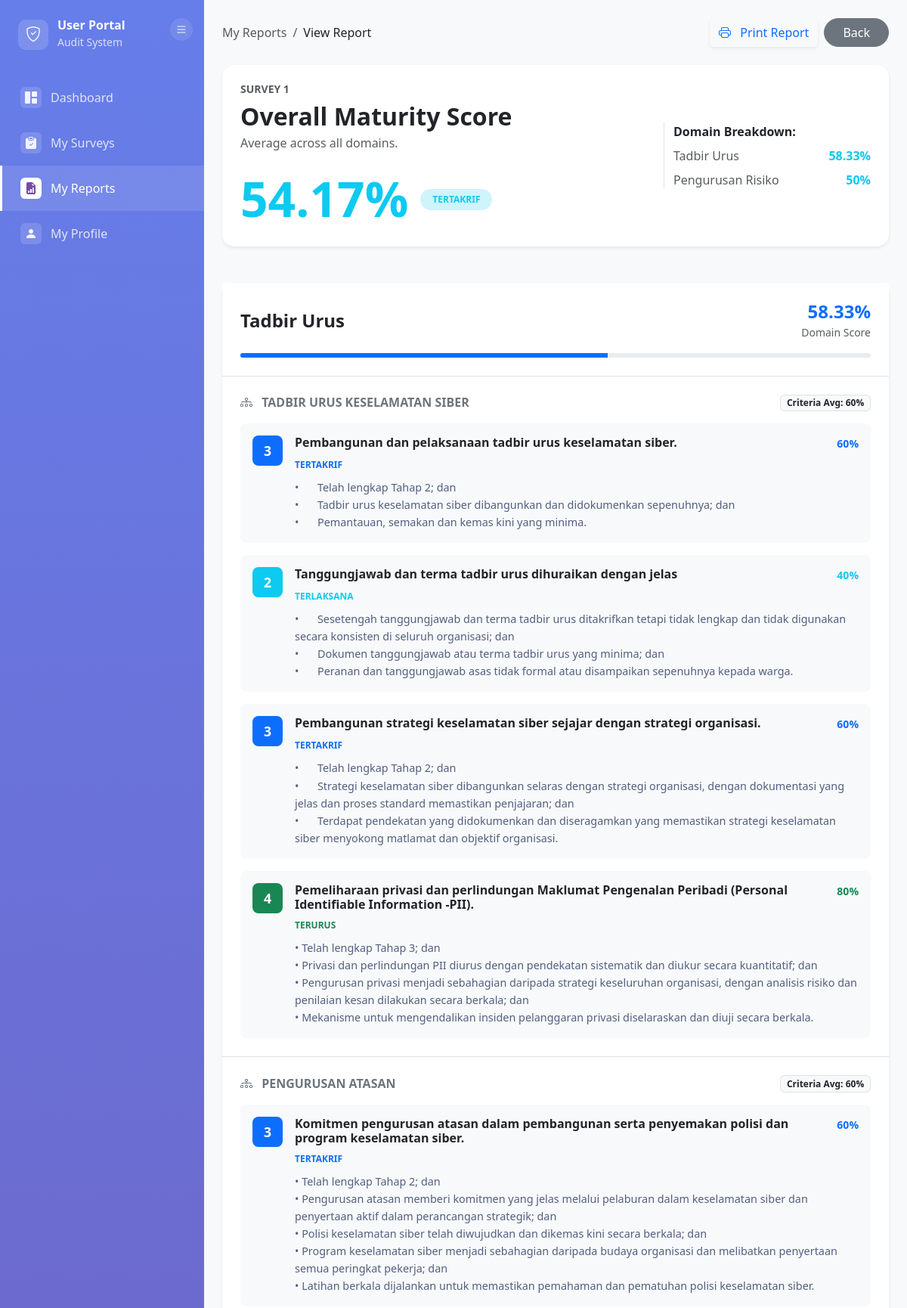
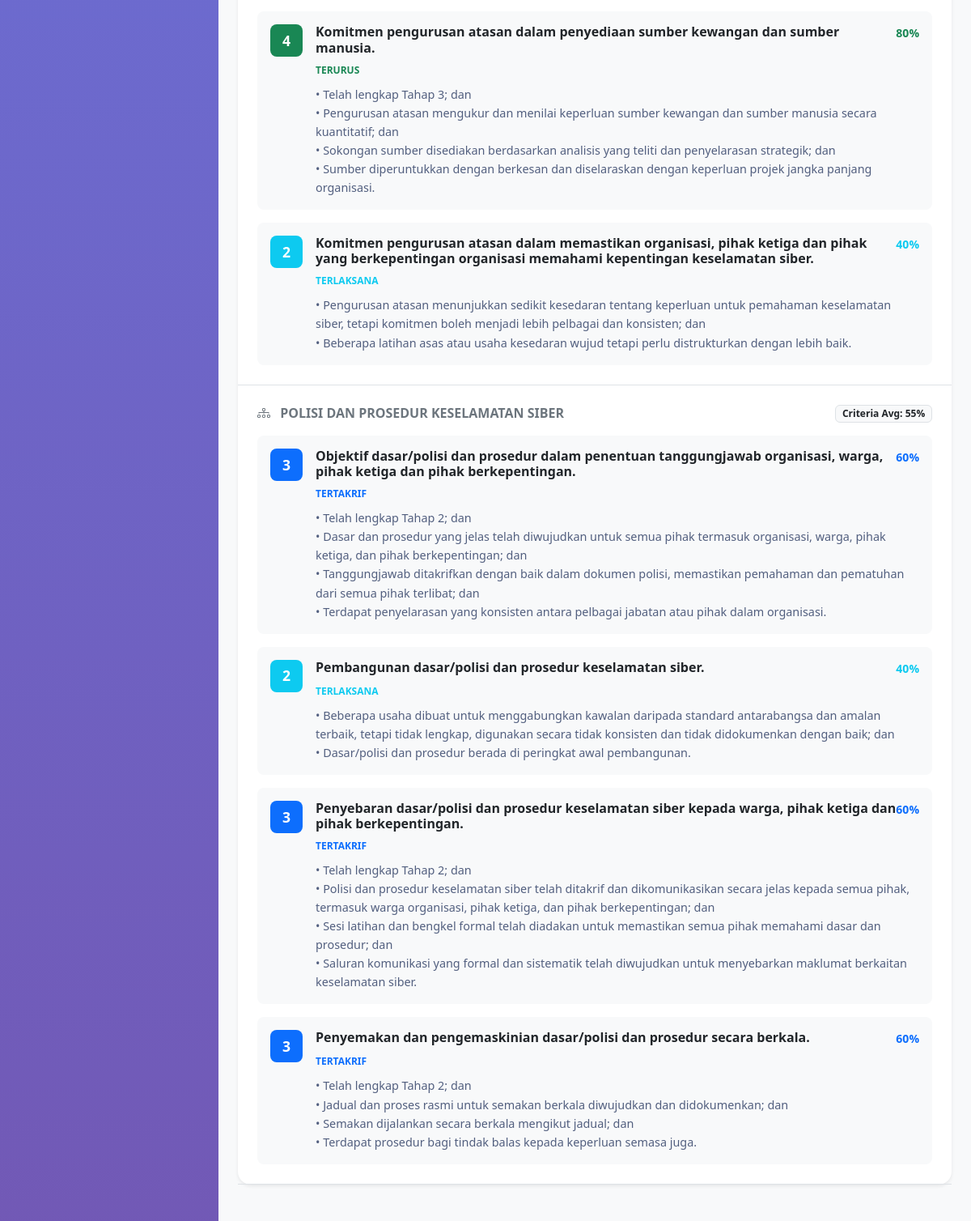
Page /modules/user/report/view.php?id=SV001 (signed in, upper part) on the committed database (2 pictures, top to bottom).
### tables this page shows
CREATE TABLE `user_survey` (
  `user_survey_ID` varchar(10) NOT NULL,
  `survey_ID` varchar(50) DEFAULT NULL,
  `user_ID` int(11) DEFAULT NULL,
  `status` enum('Pending','In progress','Completed','Expired') DEFAULT 'Pending'
);

CREATE TABLE `survey` (
  `survey_ID` varchar(50) NOT NULL,
  `survey_name` varchar(30) NOT NULL,
  `department` varchar(50) DEFAULT NULL,
  `start_date` datetime DEFAULT NULL,
  `end_date` datetime DEFAULT NULL,
  `status` varchar(100) DEFAULT NULL,
  `survey_description` varchar(500) DEFAULT NULL,
  `created_by` varchar(10) DEFAULT NULL,
  `created_at` datetime DEFAULT NULL,
  `updated_id` varchar(10) DEFAULT NULL,
  `updated_by` date DEFAULT NULL
);

CREATE TABLE `response` (
  `response_ID` varchar(10) NOT NULL,
  `element_ID` varchar(10) NOT NULL,
  `survey_ID` varchar(50) DEFAULT NULL,
  `se_ID` varchar(10) DEFAULT NULL,
  `user_ID` int(11) NOT NULL,
  `score` int(11) DEFAULT NULL,
  `input_at` date DEFAULT NULL,
  `updated_at` date DEFAULT NULL
);

CREATE TABLE `score` (
  `score_ID` varchar(10) NOT NULL,
  `score_level` int(11) DEFAULT NULL,
  `desc_level` varchar(50) DEFAULT NULL,
  `input_id` varchar(10) DEFAULT NULL,
  `input_at` date DEFAULT NULL,
  `updated_id` varchar(10) DEFAULT NULL,
  `updated_at` date DEFAULT NULL,
  `status` enum('Active','Inactive') DEFAULT 'Active'
);

CREATE TABLE `score_element` (
  `se_ID` varchar(10) NOT NULL,
  `element_ID` varchar(10) DEFAULT NULL,
  `score_ID` varchar(10) DEFAULT NULL,
  `details` text DEFAULT NULL,
  `input_id` varchar(10) DEFAULT NULL,
  `input_at` date DEFAULT NULL,
  `updated_id` varchar(10) DEFAULT NULL,
  `updated_at` date DEFAULT NULL,
  `status` enum('Active','Inactive') DEFAULT 'Active'
);

### src/modules/user/report/view.php (the view, shortened to what the rows shown need)
<?php
require_once '../../../config/config.php';
$db = new Database();
$current_user_id = getCurrentUserId();
$survey_id = $_GET['id'] ?? null;
$assignment = $db->fetchOne("
    SELECT us.*, s.survey_name, s.department, s.end_date, s.survey_description
    FROM user_survey us
    JOIN survey s ON us.survey_ID = s.survey_ID
    WHERE us.survey_ID = :sid AND us.user_ID = :uid
", [':sid' => $survey_id, ':uid' => $current_user_id]);
$sql_structure = "
    SELECT
        d.domain_ID, d.domain_name,
        c.criteria_ID, c.criteria_name,
        e.element_ID, e.element_name
    FROM survey_domain sd
    JOIN domain d ON sd.domain_ID = d.domain_ID
    JOIN criteria c ON d.domain_ID = c.domain_ID
    JOIN element e ON c.criteria_ID = e.criteria_ID
    WHERE sd.survey_ID = :sid
    AND c.status = 'Active'
    AND e.status = 'Active'
    ORDER BY d.domain_ID, c.criteria_ID, e.element_ID ASC
";
$raw_structure = $db->fetchAll($sql_structure, [':sid' => $survey_id]);
$sql_responses = "
    SELECT
        r.element_ID,
        r.score,
        r.input_at,
        r.updated_at,
        se.details AS selected_detail,
        s.desc_level AS selected_level_desc
    FROM response r
    LEFT JOIN score_element se ON r.se_ID = se.se_ID
    LEFT JOIN score s ON se.score_ID = s.score_ID
    WHERE r.user_ID = :uid AND r.survey_ID = :sid
";
$raw_responses = $db->fetchAll($sql_responses, [':uid' => $current_user_id, ':sid' => $survey_id]);
$user_responses = [];
foreach ($raw_responses as $resp) {
    $user_responses[$resp['element_ID']] = $resp;
}
$report_data = [];
foreach ($raw_structure as $row) {
    $d_id = $row['domain_ID'];
    $c_id = $row['criteria_ID'];
    $e_id = $row['element_ID'];
    if (!isset($report_data[$d_id])) {
        $report_data[$d_id] = [
            'name' => $row['domain_name'],
            'criteria' => []
        ];
    }
    if (!isset($report_data[$d_id]['criteria'][$c_id])) {
        $report_data[$d_id]['criteria'][$c_id] = [
            'name' => $row['criteria_name'],
            'elements' => []
        ];
    }
    $response = $user_responses[$e_id] ?? null;
    $raw_score = $response['score'] ?? 0;
    $percentage = $raw_score * 20;
    $report_data[$d_id]['criteria'][$c_id]['elements'][$e_id] = [
        'name' => $row['element_name'],
        'response' => $response,
        'percentage' => $percentage
    ];
}
$total_survey_score = 0;
$domain_count = 0;
foreach ($report_data as $d_id => &$domain) {
    $domain_criteria_sum = 0;
    $criteria_count = 0;
    foreach ($domain['criteria'] as $c_id => &$criteria) {
        $element_sum = 0;
        $element_count = 0;
        foreach ($criteria['elements'] as $element) {
            $element_sum += $element['percentage'];
            $element_count++;
        }
        $criteria['avg_score'] = ($element_count > 0) ? round($element_sum / $element_count, 2) : 0;
        $domain_criteria_sum += $criteria['avg_score'];
        $criteria_count++;
    }
    $domain['avg_score'] = ($criteria_count > 0) ? round($domain_criteria_sum / $criteria_count, 2) : 0;
    $total_survey_score += $domain['avg_score'];
    $domain_count++;
}
$overall_score = ($domain_count > 0) ? round($total_survey_score / $domain_count, 2) : 0;
function getScoreClass($percent) {
    if ($percent >= 80) return ['color' => 'success', 'label' => 'Teroptimum'];
    if ($percent >= 60) return ['color' => 'primary', 'label' => 'Terurus'];
    if ($percent >= 40) return ['color' => 'info', 'label' => 'Tertakrif'];
    return ['color' => 'danger', 'label' => 'Permulaan'];
}
?>
<!DOCTYPE html>
<html lang="en">
<head>
    <link href="https://cdn.jsdelivr.net/npm/bootstrap@5.3.0/dist/css/bootstrap.min.css" rel="stylesheet">
    <link rel="stylesheet" href="https://cdn.jsdelivr.net/npm/bootstrap-icons@1.11.0/font/bootstrap-icons.css">
</head>
<body>
    <div class="container-fluid p-0 h-100">
        <div class="row g-0 h-100">
            <div class="col-md-9 col-lg-10 main-content-wrapper">
                <div class="main-content px-4 py-4">
                    <div class="card mb-5 border-0 shadow-sm rounded-4 bg-white">
                        <div class="card-body p-4">
                            <div class="row align-items-center">
                                <div class="col-md-8">
                                    <h5 class="text-uppercase text-muted fw-bold small mb-2"><?php echo htmlspecialchars($assignment['survey_name']); ?></h5>
                                    <h2 class="fw-bold mb-1">Overall Maturity Score</h2>
                                    <p class="text-muted mb-3">Average across all domains.</p>
                                    <div class="d-flex align-items-center mt-4">
                                        <?php $ov_style = getScoreClass($overall_score); ?>
                                        <div class="display-3 fw-bold text-<?php echo $ov_style['color']; ?> me-3"><?php echo $overall_score; ?>%</div>
                                        <div>
                                        </div>
                                    </div>
                                </div>
                            </div>
                        </div>
                    </div>
                    <?php foreach ($report_data as $d_id => $domain): ?>
                        <div class="card mb-5 rounded-4 shadow-sm break-inside-avoid">
                            <div class="card-header bg-white p-4 border-bottom">
                                <div class="d-flex justify-content-between align-items-center">
                                    <h4 class="mb-0 fw-bold text-dark"><?php echo htmlspecialchars($domain['name']); ?></h4>
                                    <div class="text-end">
                                        <div class="h4 fw-bold mb-0 text-primary"><?php echo $domain['avg_score']; ?>%</div>
                                        <small class="text-muted">Domain Score</small>
                                    </div>
                                </div>
                                <div class="progress progress-thin mt-3">
                                    <div class="progress-bar bg-primary" role="progressbar" style="width: <?php echo $domain['avg_score']; ?>%"></div>
                                </div>
                            </div>
                            <div class="card-body p-0">
                                <?php foreach ($domain['criteria'] as $c_id => $criteria): ?>
                                    <div class="p-4 border-bottom last-no-border">
                                        <div class="d-flex justify-content-between align-items-center mb-3">
                                            <h6 class="fw-bold text-secondary text-uppercase tracking-wide mb-0">
                                                <i class="bi bi-diagram-3 me-2"></i> <?php echo htmlspecialchars($criteria['name']); ?>
                                            </h6>
                                            <span class="badge bg-light text-dark border">
                                                Criteria Avg: <strong><?php echo $criteria['avg_score']; ?>%</strong>
                                            </span>
                                        </div>
                                        <div class="vstack gap-3">
                                            <?php foreach ($criteria['elements'] as $e_id => $element):
                                                $resp = $element['response'];
                                                $score = $resp['score'] ?? 0;
                                                $percent = $element['percentage'];
                                                $style = getScoreClass($percent);
                                                $bg_color = ($score > 0) ? $style['color'] : 'secondary';
                                            ?>
                                                <div class="d-flex align-items-start gap-3 bg-light p-3 rounded-3">
                                                    <div class="flex-shrink-0">
                                                        <div class="score-box bg-<?php echo $bg_color; ?>">
                                                            <?php echo ($score > 0) ? $score : '?'; ?>
                                                        </div>
                                                    </div>
                                                    <div class="flex-grow-1">
                                                        <div class="d-flex justify-content-between mb-1">
                                                            <h6 class="fw-bold text-dark mb-0"><?php echo htmlspecialchars($element['name']); ?></h6>
                                                            <span class="fw-bold text-<?php echo $bg_color; ?> small"><?php echo $percent; ?>%</span>
                                                        </div>
                                                        <?php if ($score > 0): ?>
                                                            <div class="mb-2">
                                                                <span class="text-uppercase fw-bold text-<?php echo $bg_color; ?>" style="font-size: 0.75rem;">
                                                                    <?php echo htmlspecialchars($resp['selected_level_desc'] ?? ''); ?>
                                                                </span>
                                                            </div>
                                                            <div class="result-detail-text"><?php echo htmlspecialchars(trim($resp['selected_detail'] ?? 'No detail provided.')); ?></div>
                                                        <?php else: ?>
                                                            <span class="text-muted fst-italic small">Not answered.</span>
                                                        <?php endif; ?>
                                                    </div>
                                                </div>
                                            <?php endforeach; ?>
                                        </div>
                                    </div>
                                <?php endforeach; ?>
                            </div>
                        </div>
                    <?php endforeach; ?>
                </div>
            </div>
        </div>
    </div>
</body>
</html>

### rows in the picture
user_survey: survey_ID.survey_name "SURVEY 1"
response: score "3", name "Pembangunan dan pelaksanaan tadbir urus keselamatan siber.", percent "60", score.desc_level "TERTAKRIF", se_ID.details "• Telah lengkap Tahap 2; dan • Tadbir urus keselamatan siber dibangunkan dan didokumenkan sepenuhnya; dan • Pemantauan, semakan dan kemas kini yang minima."
response: score "2", name "Tanggungjawab dan terma tadbir urus dihuraikan dengan jelas", percent "40", score.desc_level "TERLAKSANA", se_ID.details "• Sesetengah tanggungjawab dan terma tadbir urus ditakrifkan tetapi tidak lengkap dan tidak digunakan secara konsisten di seluruh organisasi; dan • Dokumen tanggungjawab atau terma tadbir urus yang minima; dan • Peranan dan tanggungjawab asas tidak formal atau disampaikan sepenuhnya kepada warga."
response: score "3", name "Pembangunan strategi keselamatan siber sejajar dengan strategi organisasi.", percent "60", score.desc_level "TERTAKRIF", se_ID.details "• Telah lengkap Tahap 2; dan • Strategi keselamatan siber dibangunkan selaras dengan strategi organisasi, dengan dokumentasi yang jelas dan proses standard memastikan penjajaran; dan • Terdapat pendekatan yang didokumenkan dan diseragamkan yang memastikan strategi keselamatan siber menyokong matlamat dan objektif organisasi."
response: score "4", name "Pemeliharaan privasi dan perlindungan Maklumat Pengenalan Peribadi (Personal Identifiable Information -PII).", percent "80", score.desc_level "TERURUS", se_ID.details "• Telah lengkap Tahap 3; dan • Privasi dan perlindungan PII diurus dengan pendekatan sistematik dan diukur secara kuantitatif; dan • Pengurusan privasi menjadi sebahagian daripada strategi keseluruhan organisasi, dengan analisis risiko dan penilaian kesan dilakukan secara berkala; dan • Mekanisme untuk mengendalikan insiden pelanggaran privasi diselaraskan dan diuji secara berkala."
response: score "3", name "Komitmen pengurusan atasan dalam pembangunan serta penyemakan polisi dan program keselamatan siber.", percent "60", score.desc_level "TERTAKRIF", se_ID.details "• Telah lengkap Tahap 2; dan • Pengurusan atasan memberi komitmen yang jelas melalui pelaburan dalam keselamatan siber dan penyertaan aktif dalam perancangan strategik; dan • Polisi keselamatan siber telah diwujudkan dan dikemas kini secara berkala; dan • Program keselamatan siber menjadi sebahagian daripada budaya organisasi dan melibatkan penyertaan semua peringkat pekerja; dan • Latihan berkala dijalankan untuk memastikan pemahaman dan pematuhan polisi keselamatan siber."
response: score "4", name "Komitmen pengurusan atasan dalam penyediaan sumber kewangan dan sumber manusia.", percent "80", score.desc_level "TERURUS", se_ID.details "• Telah lengkap Tahap 3; dan • Pengurusan atasan mengukur dan menilai keperluan sumber kewangan dan sumber manusia secara kuantitatif; dan • Sokongan sumber disediakan berdasarkan analisis yang teliti dan penyelarasan strategik; dan • Sumber diperuntukkan dengan berkesan dan diselaraskan dengan keperluan projek jangka panjang organisasi."
response: score "2", name "Komitmen pengurusan atasan dalam memastikan organisasi, pihak ketiga dan pihak yang berkepentingan organisasi memahami kepentingan keselamatan siber.", percent "40", score.desc_level "TERLAKSANA", se_ID.details "• Pengurusan atasan menunjukkan sedikit kesedaran tentang keperluan untuk pemahaman keselamatan siber, tetapi komitmen boleh menjadi lebih pelbagai dan konsisten; dan • Beberapa latihan asas atau usaha kesedaran wujud tetapi perlu distrukturkan dengan lebih baik."
response: score "3", name "Objektif dasar/polisi dan prosedur dalam penentuan tanggungjawab organisasi, warga, pihak ketiga dan pihak berkepentingan.", percent "60", score.desc_level "TERTAKRIF", se_ID.details "• Telah lengkap Tahap 2; dan • Dasar dan prosedur yang jelas telah diwujudkan untuk semua pihak termasuk organisasi, warga, pihak ketiga, dan pihak berkepentingan; dan • Tanggungjawab ditakrifkan dengan baik dalam dokumen polisi, memastikan pemahaman dan pematuhan dari semua pihak terlibat; dan • Terdapat penyelarasan yang konsisten antara pelbagai jabatan atau pihak dalam organisasi."
response: score "2", name "Pembangunan dasar/polisi dan prosedur keselamatan siber.", percent "40", score.desc_level "TERLAKSANA", se_ID.details "• Beberapa usaha dibuat untuk menggabungkan kawalan daripada standard antarabangsa dan amalan terbaik, tetapi tidak lengkap, digunakan secara tidak konsisten dan tidak didokumenkan dengan baik; dan • Dasar/polisi dan prosedur berada di peringkat awal pembangunan."
response: score "3", name "Penyebaran dasar/polisi dan prosedur keselamatan siber kepada warga, pihak ketiga dan pihak berkepentingan.", percent "60", score.desc_level "TERTAKRIF", se_ID.details "• Telah lengkap Tahap 2; dan • Polisi dan prosedur keselamatan siber telah ditakrif dan dikomunikasikan secara jelas kepada semua pihak, termasuk warga organisasi, pihak ketiga, dan pihak berkepentingan; dan • Sesi latihan dan bengkel formal telah diadakan untuk memastikan semua pihak memahami dasar dan prosedur; dan • Saluran komunikasi yang formal dan sistematik telah diwujudkan untuk menyebarkan maklumat berkaitan keselamatan siber."
response: score "3", name "Penyemakan dan pengemaskinian dasar/polisi dan prosedur secara berkala.", percent "60", score.desc_level "TERTAKRIF", se_ID.details "• Telah lengkap Tahap 2; dan • Jadual dan proses rasmi untuk semakan berkala diwujudkan dan didokumenkan; dan • Semakan dijalankan secara berkala mengikut jadual; dan • Terdapat prosedur bagi tindak balas kepada keperluan semasa juga."

### other values in the picture
$overall_score "54.17"
$ov_style['label'] "TERTAKRIF"
$domain['name'] "Tadbir Urus"
$domain['avg_score'] "58.33"
$domain['name'] "Pengurusan Risiko"
$domain['avg_score'] "50"
$criteria['name'] "TADBIR URUS KESELAMATAN SIBER"
$criteria['avg_score'] "60"
$criteria['name'] "PENGURUSAN ATASAN"
$criteria['name'] "POLISI DAN PROSEDUR KESELAMATAN SIBER"
$criteria['avg_score'] "55"
